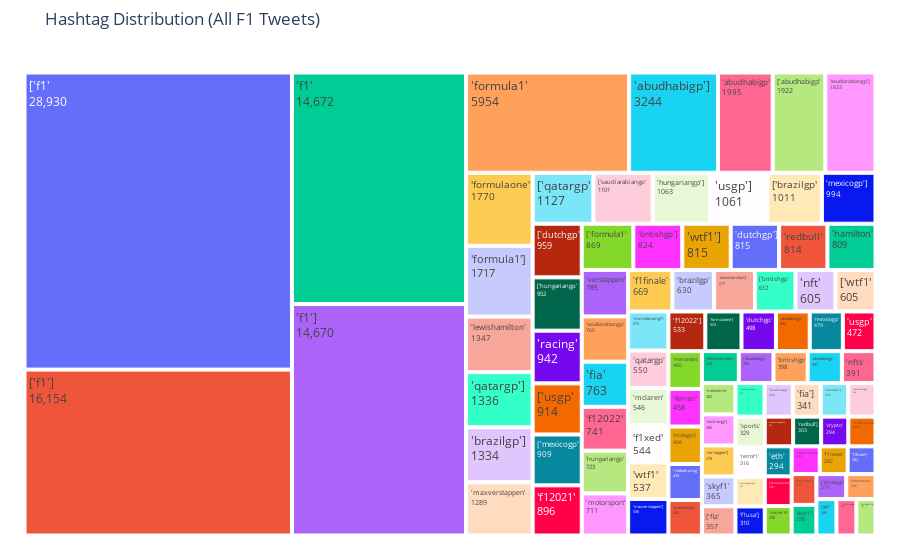

Here is the notebook cell this chart was saved with:
### Code cell
# Flatten ALL hashtags
all_tags = []
for v in tweets["hashtags"]:
    all_tags.extend(parse_hashtags(v))
DROP_TAGS = {"f1", "formula1", "formulaone", "f1testing", "motorsport","BTC","nfts","crypto","eth","floki","nftcommunity","retrogaming","nftcollector","bitcoin"}
all_tags = [t for t in all_tags if t not in DROP_TAGS]
# Count all hashtags
tag_counts = Counter(all_tags)
hashtag_df = pd.DataFrame(tag_counts.items(),columns=["hashtag", "count"])
hashtag_df = hashtag_df[hashtag_df["count"] > 250]
fig = px.treemap(hashtag_df,path=["hashtag"],values="count",title="Hashtag Distribution (All F1 Tweets)")
fig.update_traces(textinfo="label+value",hovertemplate="<b>%{label}</b><br>Count: %{value}<extra></extra>")
fig.update_layout(margin=dict(t=50, l=20, r=20, b=20))
fig.show()

### Figure 1 — Plotly figure (JSON) as saved in the notebook; plotly's stock layout.template omitted (floating-point values rounded to 4 significant figures)
{"data": [{"branchvalues": "total", "domain": {"x": [0, 1], "y": [0, 1]}, "hovertemplate": "<b>%{label}</b><br>Count: %{value}<extra></extra>", "ids": ["['f1']", "'f1'", "'formula1'", "['f1'", "'hamilton'", "'hungariangp'", "'racing'", "'sports'", "'f1']", "'hungariangp']", "'fia']", "['hungariangp'", "'formula1']", "'retrof1'", "['formula1'", "['theformula'", "'wtf1'", "'skyf1'", "'nft'", "'crypto'", "['lewishamilton'", "['fia'", "'wtf1']", "['wtf1'", "'mclaren'", "'redbull']", "'lewishamilton'", "'mercedes'", "'fia'", "'mercedesamgf1'", "'maxverstappen'", "'formulaone'", "'f12021'", "'lewishamilton']", "'maxverstappen']", "'redbull'", "'verstappen']", "'verstappen'", "'mercedesamgf1']", "'redbullracing'", "'formulaone']", "'britishgp']", "'skyf1']", "'racecrate']", "'hamilton']", "'britishgp'", "'motorsport'", "'austriangp']", "['maxverstappen'", "'ferrari'", "'maxverstappen33'", "'charles16'", "'f12021game'", "['britishgp'", "'f1news'", "'nfts'", "['abudhabigp'", "['formulaone'", "'f12022'", "'silverstonegp'", "'retrogaming']", "'f12022']", "['dutchgp'", "'saudiarabiangp']", "'nftcommunity'", "'qatargp']", "'f1usa']", "'eth'", "'metaverse'", "['gp2'", "'dutchgp']", "'usgp'", "'brazilgp'", "'qatargp'", "'braziliangp'", "'usgp']", "'dutchgp'", "['saudiarabiangp'", "'saudiarabiangp'", "['usgp'", "'mexicogp']", "['mexicogp'", "'abudhabigp']", "'mexicogp'", "'braziliangp']", "['brazilgp'", "'brazilgp']", "['qatargp'", "'abudhabigp'", "'saudiarabiagp']", "['abudabhigp'", "'abudabhigp'", "'f1finale'", "'abudabhigp']", "'f1finale']", "'imolagp']", "'f1xed'", "['imolagp'"], "labels": ["['f1']", "'f1'", "'formula1'", "['f1'", "'hamilton'", "'hungariangp'", "'racing'", "'sports'", "'f1']", "'hungariangp']", "'fia']", "['hungariangp'", "'formula1']", "'retrof1'", "['formula1'", "['theformula'", "'wtf1'", "'skyf1'", "'nft'", "'crypto'", "['lewishamilton'", "['fia'", "'wtf1']", "['wtf1'", "'mclaren'", "'redbull']", "'lewishamilton'", "'mercedes'", "'fia'", "'mercedesamgf1'", "'maxverstappen'", "'formulaone'", "'f12021'", "'lewishamilton']", "'maxverstappen']", "'redbull'", "'verstappen']", "'verstappen'", "'mercedesamgf1']", "'redbullracing'", "'formulaone']", "'britishgp']", "'skyf1']", "'racecrate']", "'hamilton']", "'britishgp'", "'motorsport'", "'austriangp']", "['maxverstappen'", "'ferrari'", "'maxverstappen33'", "'charles16'", "'f12021game'", "['britishgp'", "'f1news'", "'nfts'", "['abudhabigp'", "['formulaone'", "'f12022'", "'silverstonegp'", "'retrogaming']", "'f12022']", "['dutchgp'", "'saudiarabiangp']", "'nftcommunity'", "'qatargp']", "'f1usa']", "'eth'", "'metaverse'", "['gp2'", "'dutchgp']", "'usgp'", "'brazilgp'", "'qatargp'", "'braziliangp'", "'usgp']", "'dutchgp'", "['saudiarabiangp'", "'saudiarabiangp'", "['usgp'", "'mexicogp']", "['mexicogp'", "'abudhabigp']", "'mexicogp'", "'braziliangp']", "['brazilgp'", "'brazilgp']", "['qatargp'", "'abudhabigp'", "'saudiarabiagp']", "['abudabhigp'", "'abudabhigp'", "'f1finale'", "'abudabhigp']", "'f1finale']", "'imolagp']", "'f1xed'", "['imolagp'"], "name": "", "parents": ["", "", "", "", "", "", "", "", "", "", "", "", "", "", "", "", "", "", "", "", "", "", "", "", "", "", "", "", "", "", "", "", "", "", "", "", "", "", "", "", "", "", "", "", "", "", "", "", "", "", "", "", "", "", "", "", "", "", "", "", "", "", "", "", "", "", "", "", "", "", "", "", "", "", "", "", "", "", "", "", "", "", "", "", "", "", "", "", "", "", "", "", "", "", "", "", "", ""], "textinfo": "label+value", "type": "treemap", "values": [16150.0, 14670.0, 5954.0, 28930.0, 809.0, 723.0, 942.0, 329.0, 14670.0, 1063.0, 341.0, 952.0, 1717.0, 316.0, 869.0, 266.0, 537.0, 365.0, 605.0, 294.0, 429.0, 357.0, 815.0, 605.0, 546.0, 303.0, 1347.0, 460.0, 763.0, 573.0, 1289.0, 1770.0, 896.0, 617.0, 536.0, 814.0, 378.0, 785.0, 313.0, 439.0, 523.0, 824.0, 276.0, 335.0, 277.0, 398.0, 711.0, 380.0, 355.0, 458.0, 307.0, 288.0, 294.0, 612.0, 282.0, 391.0, 1922.0, 291.0, 741.0, 264.0, 254.0, 533.0, 959.0, 1833.0, 284.0, 1336.0, 310.0, 294.0, 382.0, 266.0, 815.0, 472.0, 630.0, 550.0, 345.0, 1061.0, 498.0, 1101.0, 765.0, 914.0, 994.0, 909.0, 3244.0, 479.0, 432.0, 1011.0, 1334.0, 1127.0, 1995.0, 334.0, 403.0, 397.0, 669.0, 488.0, 282.0, 456.0, 544.0, 271.0]}], "layout": {"legend": {"tracegroupgap": 0}, "margin": {"b": 20, "l": 20, "r": 20, "t": 50}, "title": {"text": "Hashtag Distribution (All F1 Tweets)"}}}
